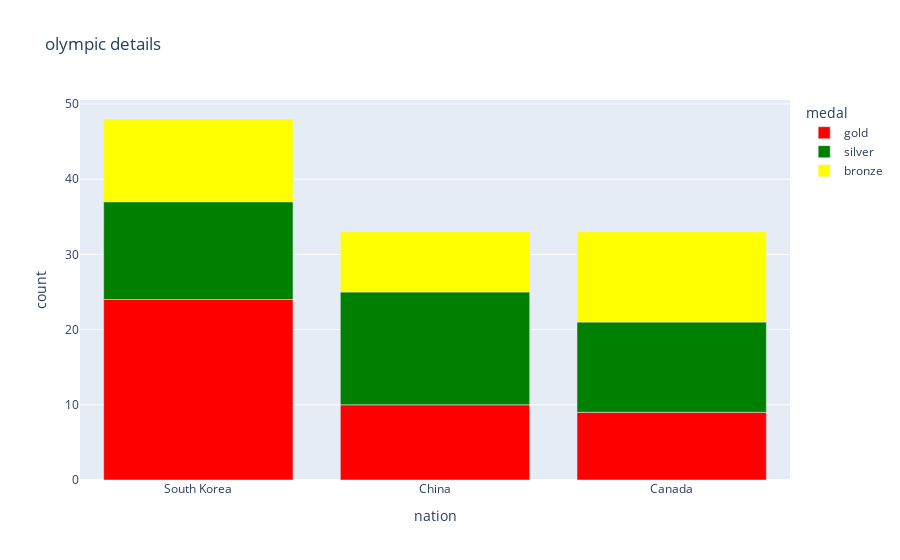

The cell this chart's notebook holds for it:
### Code cell
px.bar(df,
       x="nation",
       y="count",
       color="medal",
       title="olympic details",
       color_discrete_sequence=['red','green','yellow']
      )

### Figure 1 — Plotly figure (JSON) as saved in the notebook; plotly's stock layout.template omitted (floating-point values rounded to 4 significant figures)
{"data": [{"alignmentgroup": "True", "hovertemplate": "medal=gold<br>nation=%{x}<br>count=%{y}<extra></extra>", "legendgroup": "gold", "marker": {"color": "red", "pattern": {"shape": ""}}, "name": "gold", "offsetgroup": "gold", "orientation": "v", "showlegend": true, "textposition": "auto", "type": "bar", "x": ["South Korea", "China", "Canada"], "xaxis": "x", "y": [24, 10, 9], "yaxis": "y"}, {"alignmentgroup": "True", "hovertemplate": "medal=silver<br>nation=%{x}<br>count=%{y}<extra></extra>", "legendgroup": "silver", "marker": {"color": "green", "pattern": {"shape": ""}}, "name": "silver", "offsetgroup": "silver", "orientation": "v", "showlegend": true, "textposition": "auto", "type": "bar", "x": ["South Korea", "China", "Canada"], "xaxis": "x", "y": [13, 15, 12], "yaxis": "y"}, {"alignmentgroup": "True", "hovertemplate": "medal=bronze<br>nation=%{x}<br>count=%{y}<extra></extra>", "legendgroup": "bronze", "marker": {"color": "yellow", "pattern": {"shape": ""}}, "name": "bronze", "offsetgroup": "bronze", "orientation": "v", "showlegend": true, "textposition": "auto", "type": "bar", "x": ["South Korea", "China", "Canada"], "xaxis": "x", "y": [11, 8, 12], "yaxis": "y"}], "layout": {"autosize": true, "barmode": "relative", "legend": {"title": {"text": "medal"}, "tracegroupgap": 0}, "title": {"text": "olympic details"}, "xaxis": {"anchor": "y", "autorange": true, "domain": [0, 1], "range": [-0.5, 2.5], "title": {"text": "nation"}, "type": "category"}, "yaxis": {"anchor": "x", "autorange": true, "domain": [0, 1], "range": [0, 50.53], "title": {"text": "count"}, "type": "linear"}}}
